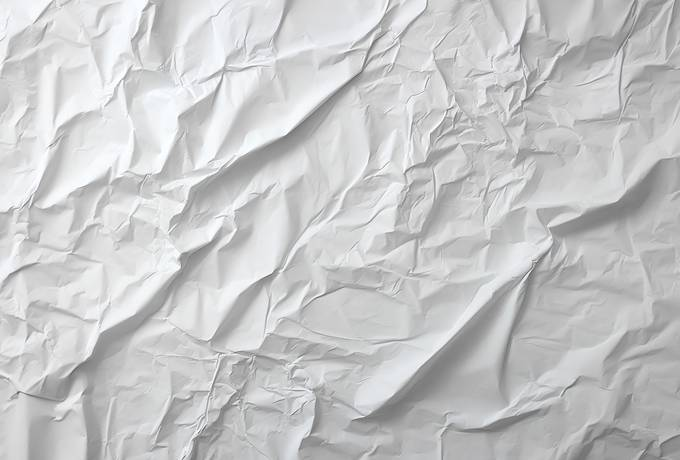
#> input picture input_images/9877ce5c0ff678e95b26394b061e1d43.jpg, 680 x 460 px, found by its file name; its folder holds only this picture in this run
$ jupyter execute Untitled2.ipynb
#> lines starting #> are read from the running program, lines starting #| are printed output that depends on the picture
[cell 1]
import os
import numpy as np
from PIL import Image
from scipy.ndimage import gaussian_filter
import matplotlib.pyplot as plt
from concurrent.futures import ThreadPoolExecutor, as_completed
import time  # Import the time module

def process_image(image_path, output_path, sigma):
    """
    Processes a single image by applying Gaussian smoothing and saves it.
    """
#> called with sigma = 3
    start_time = time.time()  # Start timer for this image

    image = Image.open(image_path)
#> image is the input picture: PIL image 680x460 RGB; mean R, G, B 199.8, 200.2, 200.8
    image_array = np.array(image)

    # If the image is in RGB format, apply the filter to each channel
    if image_array.ndim == 3:  # Check if it's an RGB image
        smoothed_image_array = np.zeros_like(image_array)
        for channel in range(3):  # Apply filter to each channel independently
            smoothed_image_array[:, :, channel] = gaussian_filter(image_array[:, :, channel], sigma=sigma)
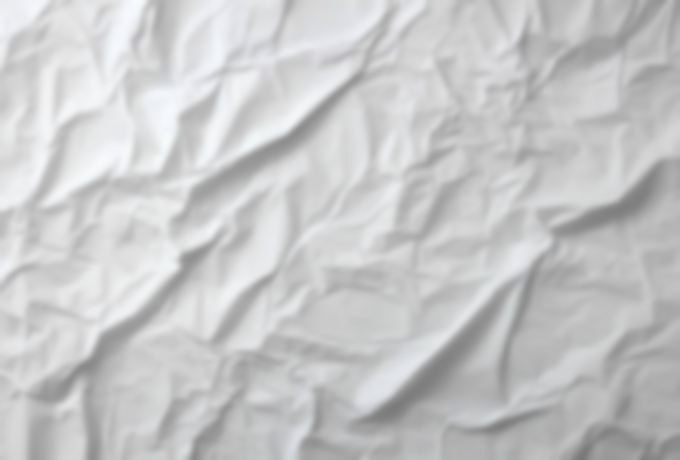
#> smoothed_image_array: shape (460, 680, 3); mean R, G, B 198.8, 199.2, 199.8
    else:
        # If grayscale, just apply the filter directly
        smoothed_image_array = gaussian_filter(image_array, sigma=sigma)

    smoothed_image = Image.fromarray(np.uint8(smoothed_image_array))

    # Create the output folder if it doesn't exist
    if not os.path.exists(output_path):
        os.makedirs(output_path)

    output_image_path = os.path.join(output_path, os.path.basename(image_path))
    smoothed_image.save(output_image_path)

    end_time = time.time()  # End timer for this image
    duration = end_time - start_time  # Calculate the time taken
    print(f"Processed {image_path} in {duration:.2f} seconds")  # Print the time taken for each image

    return output_image_path

def process_images_in_parallel(input_path, output_path, sigma):
    """
    Processes images in parallel using ThreadPoolExecutor.
    """
    if not os.path.exists(output_path):
        os.makedirs(output_path)

    image_files = [f for f in os.listdir(input_path) if f.lower().endswith(('.png', '.jpg', '.jpeg', '.bmp', '.tiff'))]
    image_paths = [os.path.join(input_path, f) for f in image_files]

    start_time = time.time()  # Start timer for the entire process

    with ThreadPoolExecutor() as executor:
        futures = {executor.submit(process_image, image_path, output_path, sigma): image_path for image_path in image_paths}
        for future in as_completed(futures):
            image_path = futures[future]
            try:
                result = future.result()
                print(f"Processed {image_path}")
            except Exception as e:
                print(f"Error processing {image_path}: {e}")

    end_time = time.time()  # End timer for the entire process
    total_duration = end_time - start_time  # Calculate total time taken
    print(f"Processed all images in {total_duration:.2f} seconds")  # Print total time

def display_image_pairs(input_path, output_path, num_pairs=5):
    """
    Displays original and processed images side by side.
    """
#> called with input_path = '/Users/tim/COMP535/project1/input_images', num_pairs = 5
    input_images = [f for f in os.listdir(input_path) if f.lower().endswith(('.png', '.jpg', '.jpeg', '.bmp', '.tiff'))]
    image_names = input_images[:num_pairs]

    for image_name in image_names:
        input_image_path = os.path.join(input_path, image_name)
        output_image_path = os.path.join(output_path, image_name)

        if os.path.exists(output_image_path):
            input_image = Image.open(input_image_path)
            output_image = Image.open(output_image_path)

            fig, axes = plt.subplots(1, 2, figsize=(12, 6))
            axes[0].imshow(input_image)
            axes[0].set_title('Original Image')
            axes[0].axis('off')

            axes[1].imshow(output_image)
            axes[1].set_title('Smoothed Image')
            axes[1].axis('off')

            plt.show()
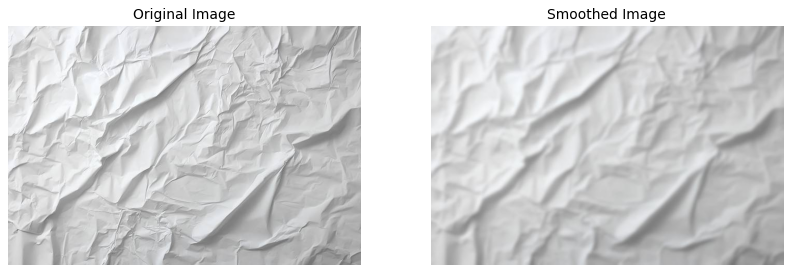
#> figure drawn by matplotlib, 2 panels
        else:
            print(f"Processed image not found for {image_name}")

# Replace these paths with your actual directories
input_path = '/Users/tim/COMP535/project1/input_images'  # Replace with your input folder path
output_path = '/Users/tim/COMP535/project1/output_images '  # Replace with your output folder path
sigma = 3  # Standard deviation for Gaussian kernel

# Measure and display the time it takes to process the images
process_images_in_parallel(input_path, output_path, sigma)
display_image_pairs(input_path, output_path, num_pairs=5)

$ run again, on input_images/istockphoto-1552626499-612x612.jpg
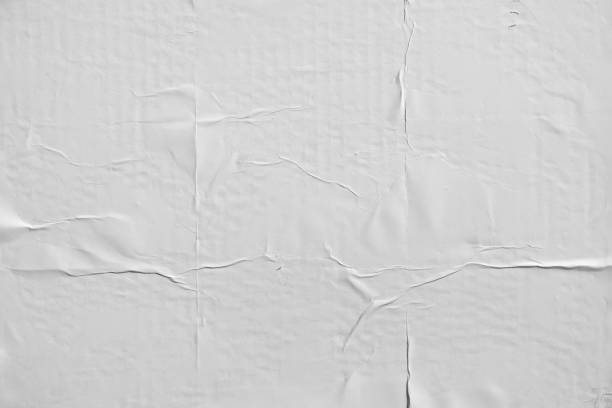
#> input picture input_images/istockphoto-1552626499-612x612.jpg, 612 x 408 px, found by its file name
#> in process_image, image is the input picture: PIL image 612x408 RGB; min 73, max 255, mean 209.3
#> in display_image_pairs, `plt.show()`:
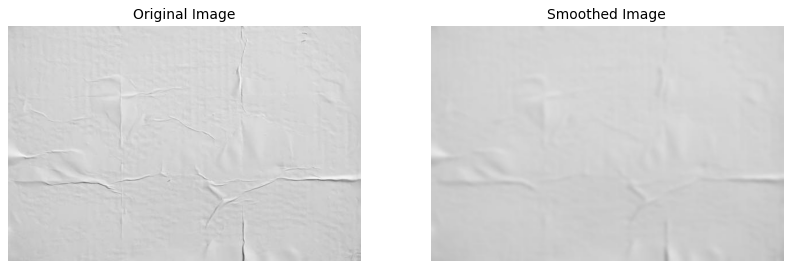
#> figure drawn by matplotlib, 2 panels
